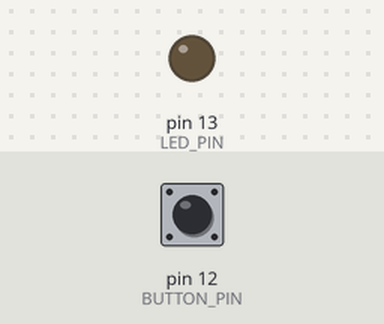
A sketch run on a simulated Arduino Uno, built with avr-gcc and run on an emulated ATmega328P. Parts: output pins drawn as LEDs (lit = HIGH). Inputs (shaded band) come from the test bench; at power-on: pin 12 (BUTTON_PIN) LOW.

Above: at 1.2 s.
1.3 s: pin 12 (BUTTON_PIN) pulled HIGH for 0.15 s
At 1.37 s:
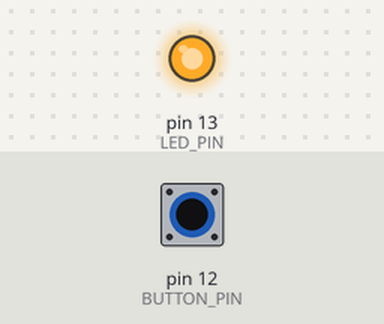
2.9 s: pin 12 (BUTTON_PIN) pulled HIGH for 3.2 s
At 7.1 s:
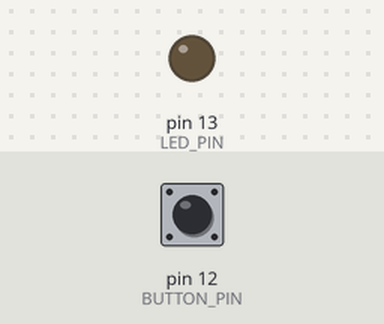
Timing chart, 0 to 8.6 s (numbered marks = the images above; inputs shaded):
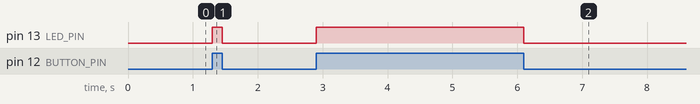

The sketch:

app1.ino
```cpp
// Turn on the LED when button is pressed, turn it off otherwise
#define LED_PIN 13
#define BUTTON_PIN 12

void setup() {
  pinMode(LED_PIN, OUTPUT);
  pinMode(BUTTON_PIN, INPUT);
}
void loop() {
  if (digitalRead(BUTTON_PIN) == HIGH) {
    digitalWrite(LED_PIN, HIGH);
  }
  else {
    digitalWrite(LED_PIN, LOW);
  }
}
```

Measured:
- after the input at 1.3 s, pin 13 (LED_PIN): LOW → HIGH at once, → LOW 0.15 s later
- after the input at 2.9 s, pin 13 (LED_PIN): LOW → HIGH at once, → LOW 3.2 s later
